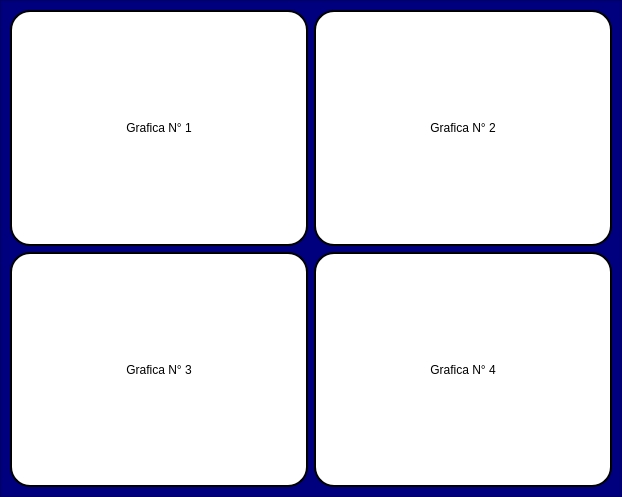
<?xml version="1.0" encoding="UTF-8"?>
<ui version="4.0">
 <class>MainWindow</class>
 <widget class="QMainWindow" name="MainWindow">
  <property name="geometry">
   <rect>
    <x>0</x>
    <y>0</y>
    <width>622</width>
    <height>497</height>
   </rect>
  </property>
  <property name="windowTitle">
   <string>Graficas Matplotlib</string>
  </property>
  <widget class="QWidget" name="centralwidget">
   <layout class="QVBoxLayout" name="verticalLayout">
    <property name="spacing">
     <number>0</number>
    </property>
    <property name="leftMargin">
     <number>0</number>
    </property>
    <property name="topMargin">
     <number>0</number>
    </property>
    <property name="rightMargin">
     <number>0</number>
    </property>
    <property name="bottomMargin">
     <number>0</number>
    </property>
    <item>
     <widget class="QFrame" name="frame">
      <property name="styleSheet">
       <string notr="true">background-color: rgb(0, 0, 127);</string>
      </property>
      <property name="frameShape">
       <enum>QFrame::StyledPanel</enum>
      </property>
      <property name="frameShadow">
       <enum>QFrame::Raised</enum>
      </property>
      <layout class="QGridLayout" name="gridLayout">
       <item row="0" column="0">
        <widget class="QFrame" name="frame_2">
         <property name="styleSheet">
          <string notr="true">QFrame{
background-color: rgb(255, 255, 255);
border-radius:20px;
border: 2px solid #000000;
}</string>
         </property>
         <property name="frameShape">
          <enum>QFrame::StyledPanel</enum>
         </property>
         <property name="frameShadow">
          <enum>QFrame::Raised</enum>
         </property>
         <layout class="QVBoxLayout" name="verticalLayout_3" stretch="1,5">
          <item>
           <widget class="QLabel" name="label">
            <property name="styleSheet">
             <string notr="true">QLabel{

border: none;
}</string>
            </property>
            <property name="text">
             <string>Grafica N° 1</string>
            </property>
            <property name="alignment">
             <set>Qt::AlignCenter</set>
            </property>
           </widget>
          </item>
          <item>
           <layout class="QVBoxLayout" name="grafica_uno"/>
          </item>
         </layout>
        </widget>
       </item>
       <item row="0" column="1">
        <widget class="QFrame" name="frame_3">
         <property name="styleSheet">
          <string notr="true">QFrame{
background-color: rgb(255, 255, 255);
border-radius:20px;
border: 2px solid #000000;
}</string>
         </property>
         <property name="frameShape">
          <enum>QFrame::StyledPanel</enum>
         </property>
         <property name="frameShadow">
          <enum>QFrame::Raised</enum>
         </property>
         <layout class="QVBoxLayout" name="verticalLayout_4" stretch="1,5">
          <item>
           <widget class="QLabel" name="label_2">
            <property name="styleSheet">
             <string notr="true">QLabel{

border: none;
}</string>
            </property>
            <property name="text">
             <string>Grafica N° 2</string>
            </property>
            <property name="alignment">
             <set>Qt::AlignCenter</set>
            </property>
           </widget>
          </item>
          <item>
           <layout class="QVBoxLayout" name="grafica_dos"/>
          </item>
         </layout>
        </widget>
       </item>
       <item row="1" column="0">
        <widget class="QFrame" name="frame_4">
         <property name="styleSheet">
          <string notr="true">QFrame{
background-color: rgb(255, 255, 255);
border-radius:20px;
border: 2px solid #000000;
}</string>
         </property>
         <property name="frameShape">
          <enum>QFrame::StyledPanel</enum>
         </property>
         <property name="frameShadow">
          <enum>QFrame::Raised</enum>
         </property>
         <layout class="QVBoxLayout" name="verticalLayout_6" stretch="1,5">
          <item>
           <widget class="QLabel" name="label_3">
            <property name="styleSheet">
             <string notr="true">QLabel{

border: none;
}</string>
            </property>
            <property name="text">
             <string>Grafica N° 3</string>
            </property>
            <property name="alignment">
             <set>Qt::AlignCenter</set>
            </property>
           </widget>
          </item>
          <item>
           <layout class="QVBoxLayout" name="grafica_tres"/>
          </item>
         </layout>
        </widget>
       </item>
       <item row="1" column="1">
        <widget class="QFrame" name="frame_5">
         <property name="styleSheet">
          <string notr="true">QFrame{
background-color: rgb(255, 255, 255);
border-radius:20px;
border: 2px solid #000000;
}</string>
         </property>
         <property name="frameShape">
          <enum>QFrame::StyledPanel</enum>
         </property>
         <property name="frameShadow">
          <enum>QFrame::Raised</enum>
         </property>
         <layout class="QVBoxLayout" name="verticalLayout_8" stretch="1,5">
          <item>
           <widget class="QLabel" name="label_4">
            <property name="styleSheet">
             <string notr="true">QLabel{

border: none;
}</string>
            </property>
            <property name="text">
             <string>Grafica N° 4</string>
            </property>
            <property name="alignment">
             <set>Qt::AlignCenter</set>
            </property>
           </widget>
          </item>
          <item>
           <layout class="QVBoxLayout" name="grafica_cuatro"/>
          </item>
         </layout>
        </widget>
       </item>
      </layout>
     </widget>
    </item>
   </layout>
  </widget>
 </widget>
 <resources/>
 <connections/>
</ui>
